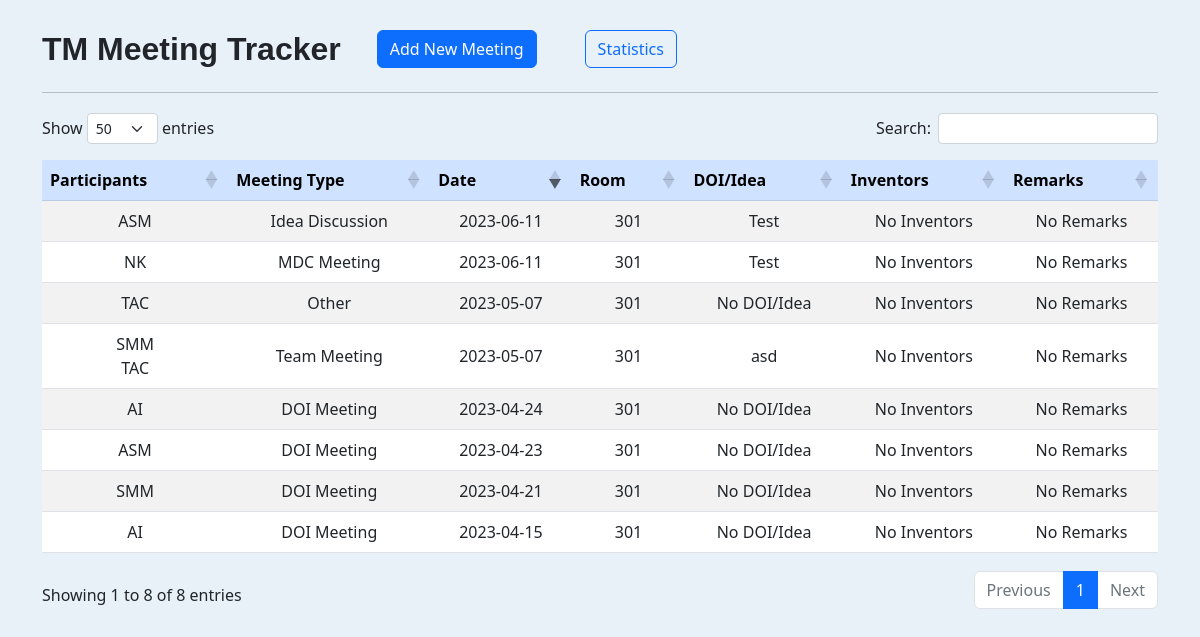
The page / on the database its author committed.
### tables this page shows
CREATE TABLE `tm_meetings` (
  `id` int(11) NOT NULL,
  `participants` varchar(100) NOT NULL,
  `meeting_type` varchar(30) NOT NULL,
  `date` date NOT NULL,
  `room` int(10) NOT NULL,
  `doi` varchar(100) NOT NULL,
  `remarks` varchar(1000) DEFAULT 'No remarks',
  `inventors` varchar(500) DEFAULT 'None'
);

### index.php (the view, shortened to what this page needs)
<?php
include 'dbh.php';
$results = mysqli_query($conn, "SELECT * FROM tm_meetings ORDER BY id DESC");
?>
<!DOCTYPE html>
<html lang="en">
<head>
  <link href="https://cdn.jsdelivr.net/npm/bootstrap@5.3.0-alpha3/dist/css/bootstrap.min.css" rel="stylesheet">
  <link rel="stylesheet" href="https://cdnjs.cloudflare.com/ajax/libs/twitter-bootstrap/5.2.0/css/bootstrap.min.css">
  <link rel="stylesheet" href="https://cdn.datatables.net/1.13.4/css/dataTables.bootstrap5.min.css">
  <link rel="stylesheet" href="style.css">
</head>
<body>
  <div class="container head">
    <div class="row">
      <div class="col-auto">
        <h2>TM Meeting Tracker</h2>
      </div>
      <div class="col-auto">
        <div class="container">
          <button class="btn btn-primary btn-md" data-bs-toggle="modal" data-bs-target="#modal">Add New Meeting</button>
        </div>
      </div>
      <div class="col-auto">
        <div class="container">
          <button class="btn btn-outline-primary button-md" data-bs-toggle="modal" data-bs-target="#stats-modal">
            Statistics
          </button>
        </div>
      </div>
    </div>
    <hr>
  </div>
  <div class="container table-content">
    <table id="meetings" class="table table-striped">
      <thead class="table-primary">
        <tr>
          <th>Participants</th>
          <th>Meeting Type</th>
          <th>Date</th>
          <th>Room</th>
          <th>DOI/Idea</th>
          <th>Inventors</th>
          <th>Remarks</th>
        </tr>
      </thead>
      <tbody>
        <?php
        while ($row = mysqli_fetch_array($results)) { ?>
          <tr>
            <td class="align-middle">
              <?php echo nl2br($row['participants']); ?>
            </td>
            <td class="align-middle">
              <?php echo $row['meeting_type']; ?>
            </td>
            <td class="align-middle">
              <?php echo $row['date']; ?>
            </td>
            <td class="align-middle">
              <?php echo $row['room']; ?>
            </td>
            <td class="align-middle">
              <?php echo $row['doi']; ?>
            </td>
            <td class="align-middle">
              <?php echo $row['inventors']; ?>
            </td>
            <td class="align-middle">
              <?php echo $row['remarks']; ?>
            </td>
          </tr>
        <?php } ?>
      </tbody>
    </table>
  </div>
</body>
</html>

### style.css (style rules this page uses)
body { background-color: rgba(66, 139, 204, 0.12); }
h2 { font-weight: bold; font-family: "Calibri", sans-serif; }
.head { margin-top: 30px; margin-bottom: 20px; }
table { background-color: white; }
td { vertical-align: middle; text-align: center; }
.row { margin-bottom: 10px; }

### rows shown on the page
tm_meetings: participants "ASM", meeting_type "Idea Discussion", date "2023-06-11", room "301", doi "Test", inventors "No Inventors", remarks "No Remarks"
tm_meetings: participants "NK", meeting_type "MDC Meeting", date "2023-06-11", room "301", doi "Test", inventors "No Inventors", remarks "No Remarks"
tm_meetings: participants "TAC", meeting_type "Other", date "2023-05-07", room "301", doi "No DOI/Idea", inventors "No Inventors", remarks "No Remarks"
tm_meetings: participants "AI", meeting_type "DOI Meeting", date "2023-04-15", room "301", doi "No DOI/Idea", inventors "No Inventors", remarks "No Remarks"
tm_meetings: participants "SMM TAC", meeting_type "Team Meeting", date "2023-05-07", room "301", doi "asd", inventors "No Inventors", remarks "No Remarks"
tm_meetings: participants "AI", meeting_type "DOI Meeting", date "2023-04-24", room "301", doi "No DOI/Idea", inventors "No Inventors", remarks "No Remarks"
tm_meetings: participants "SMM", meeting_type "DOI Meeting", date "2023-04-21", room "301", doi "No DOI/Idea", inventors "No Inventors", remarks "No Remarks"
tm_meetings: participants "ASM", meeting_type "DOI Meeting", date "2023-04-23", room "301", doi "No DOI/Idea", inventors "No Inventors", remarks "No Remarks"
